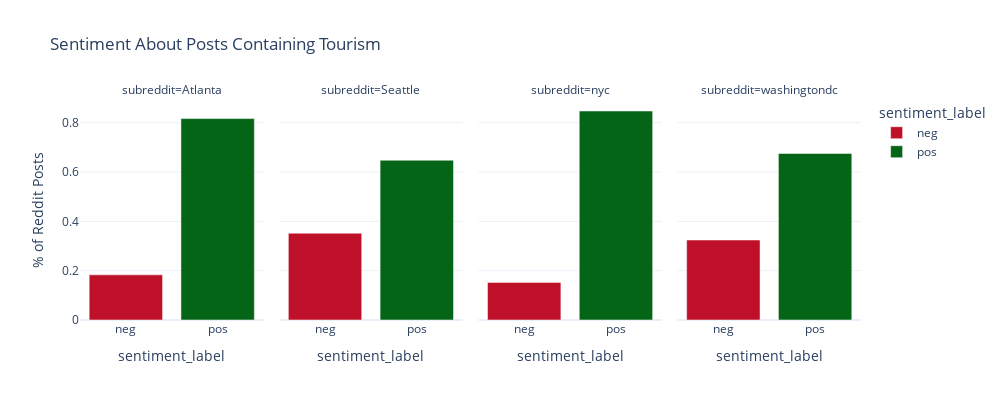

The notebook cell saved with this chart:
### Markdown cell above
### Sentiments Around Tourism / Short-Term Rentals

The last topic surrounding gentrification we wanted to look at was tourism / short-term rentals. Short-term rentals, like Airbnb, that tourists stay at have been accused at making housing crises in gentrified cities even worse due to taking up valuable living space that could be used by long-time residents. We were interested to see what the sentiment breakdowns would look like since on the one hand, long-term residents might have negative sentiment towards tourism, but on the other hand, the visitors themselves may post in these subreddits with positive sentiment. 

What we saw is that posts about tourism were overwhelmingly classified as positive over negative. Surprisingly, New York has the highest proportion of positive over negative sentiments for tourism, with ~ 85% posts about tourism containing positive sentiment. Looking deeper into an example post, we can see that this is because upcoming tourists are generally excited to come visit to the city, as seen below:

> *I’m coming to visit soon and want to know what local beers I should try to pick up while I’m there! I like all kinds, but generally go for hazy IPAs, sours, or stouts. Love trying anything unique or whatever is the local favorite. Thanks! \n\n (Obligatory disclaimer that I won’t be a dumb tourist - no bars, restaurants, etc only hiking and drinking at my airbnb:)*

### Code cell
# data about rentals
tourism_words = ['airbnb', 'vrbo', 'hotel', 'vacation', 'tourism', 'tourist', 'travel', 'bed and breakfast', 'sightsee', 'itinerary', 'short-term rental', 'visiting']
tourism_words = '|'.join(tourism_words)
sent_df.loc[:, 'Post Mentions Tourism'] = (sent_df['title'].fillna('').str.lower() + sent_df['selftext'].fillna('').str.lower()).str.contains(rf'(?:(?<=\s)|(?<=\W)|^){tourism_words}\b')
#print("Number of Posts Mentioning Tourism:\n", sent_df.loc[:, 'Post Mentions Tourism'].value_counts())

value_counts_result = sent_df['Post Mentions Tourism'].value_counts()
sent_t_df_pd = pd.DataFrame({'Tourism posts': value_counts_result.index, 'Count': value_counts_result.values})

fig = go.Figure(data=[go.Table(
    header=dict(values=list(sent_t_df_pd.columns),line_color='darkslategray',
                fill_color='#d69f3c',
                align='left'),
    cells=dict(values=[sent_t_df_pd['Tourism posts'], sent_t_df_pd['Count']],line_color='darkslategray',
               fill_color='#f0d29c',
               align='left')
)])

fig.update_layout(width=800, height=500)
fig.update_layout(title='Number of Posts Mentioning Tourism')
fig.show()

### Figure 1 — Plotly figure (JSON) as saved in the notebook; plotly's stock layout.template omitted (floating-point values rounded to 4 significant figures)
{"data": [{"alignmentgroup": "True", "hovertemplate": "sentiment_label=%{x}<br>subreddit=Atlanta<br>% of Reddit Posts=%{y}<extra></extra>", "legendgroup": "neg", "marker": {"color": "#bf1029", "pattern": {"shape": ""}}, "name": "neg", "offsetgroup": "neg", "orientation": "v", "showlegend": true, "textposition": "auto", "type": "bar", "x": ["neg"], "xaxis": "x", "y": [0.1832], "yaxis": "y"}, {"alignmentgroup": "True", "hovertemplate": "sentiment_label=%{x}<br>subreddit=Seattle<br>% of Reddit Posts=%{y}<extra></extra>", "legendgroup": "neg", "marker": {"color": "#bf1029", "pattern": {"shape": ""}}, "name": "neg", "offsetgroup": "neg", "orientation": "v", "showlegend": false, "textposition": "auto", "type": "bar", "x": ["neg"], "xaxis": "x2", "y": [0.3521], "yaxis": "y2"}, {"alignmentgroup": "True", "hovertemplate": "sentiment_label=%{x}<br>subreddit=nyc<br>% of Reddit Posts=%{y}<extra></extra>", "legendgroup": "neg", "marker": {"color": "#bf1029", "pattern": {"shape": ""}}, "name": "neg", "offsetgroup": "neg", "orientation": "v", "showlegend": false, "textposition": "auto", "type": "bar", "x": ["neg"], "xaxis": "x3", "y": [0.1524], "yaxis": "y3"}, {"alignmentgroup": "True", "hovertemplate": "sentiment_label=%{x}<br>subreddit=washingtondc<br>% of Reddit Posts=%{y}<extra></extra>", "legendgroup": "neg", "marker": {"color": "#bf1029", "pattern": {"shape": ""}}, "name": "neg", "offsetgroup": "neg", "orientation": "v", "showlegend": false, "textposition": "auto", "type": "bar", "x": ["neg"], "xaxis": "x4", "y": [0.3245], "yaxis": "y4"}, {"alignmentgroup": "True", "hovertemplate": "sentiment_label=%{x}<br>subreddit=Atlanta<br>% of Reddit Posts=%{y}<extra></extra>", "legendgroup": "pos", "marker": {"color": "#056517", "pattern": {"shape": ""}}, "name": "pos", "offsetgroup": "pos", "orientation": "v", "showlegend": true, "textposition": "auto", "type": "bar", "x": ["pos"], "xaxis": "x", "y": [0.8168], "yaxis": "y"}, {"alignmentgroup": "True", "hovertemplate": "sentiment_label=%{x}<br>subreddit=Seattle<br>% of Reddit Posts=%{y}<extra></extra>", "legendgroup": "pos", "marker": {"color": "#056517", "pattern": {"shape": ""}}, "name": "pos", "offsetgroup": "pos", "orientation": "v", "showlegend": false, "textposition": "auto", "type": "bar", "x": ["pos"], "xaxis": "x2", "y": [0.6479], "yaxis": "y2"}, {"alignmentgroup": "True", "hovertemplate": "sentiment_label=%{x}<br>subreddit=nyc<br>% of Reddit Posts=%{y}<extra></extra>", "legendgroup": "pos", "marker": {"color": "#056517", "pattern": {"shape": ""}}, "name": "pos", "offsetgroup": "pos", "orientation": "v", "showlegend": false, "textposition": "auto", "type": "bar", "x": ["pos"], "xaxis": "x3", "y": [0.8476], "yaxis": "y3"}, {"alignmentgroup": "True", "hovertemplate": "sentiment_label=%{x}<br>subreddit=washingtondc<br>% of Reddit Posts=%{y}<extra></extra>", "legendgroup": "pos", "marker": {"color": "#056517", "pattern": {"shape": ""}}, "name": "pos", "offsetgroup": "pos", "orientation": "v", "showlegend": false, "textposition": "auto", "type": "bar", "x": ["pos"], "xaxis": "x4", "y": [0.6755], "yaxis": "y4"}], "layout": {"annotations": [{"font": {}, "showarrow": false, "text": "subreddit=Atlanta", "x": 0.1175, "xanchor": "center", "xref": "paper", "y": 1, "yanchor": "bottom", "yref": "paper"}, {"font": {}, "showarrow": false, "text": "subreddit=Seattle", "x": 0.3725, "xanchor": "center", "xref": "paper", "y": 1, "yanchor": "bottom", "yref": "paper"}, {"font": {}, "showarrow": false, "text": "subreddit=nyc", "x": 0.6275, "xanchor": "center", "xref": "paper", "y": 1, "yanchor": "bottom", "yref": "paper"}, {"font": {}, "showarrow": false, "text": "subreddit=washingtondc", "x": 0.8825, "xanchor": "center", "xref": "paper", "y": 1, "yanchor": "bottom", "yref": "paper"}], "barmode": "relative", "height": 400, "legend": {"title": {"text": "sentiment_label"}, "tracegroupgap": 0}, "title": {"text": "Sentiment About Posts Containing Tourism"}, "width": 1000, "xaxis": {"anchor": "y", "categoryarray": ["neg", "pos", "neutral"], "categoryorder": "array", "domain": [0, 0.235], "title": {"text": "sentiment_label"}}, "xaxis2": {"anchor": "y2", "categoryarray": ["neg", "pos", "neutral"], "categoryorder": "array", "domain": [0.255, 0.49], "matches": "x", "title": {"text": "sentiment_label"}}, "xaxis3": {"anchor": "y3", "categoryarray": ["neg", "pos", "neutral"], "categoryorder": "array", "domain": [0.51, 0.745], "matches": "x", "title": {"text": "sentiment_label"}}, "xaxis4": {"anchor": "y4", "categoryarray": ["neg", "pos", "neutral"], "categoryorder": "array", "domain": [0.765, 1.0], "matches": "x", "title": {"text": "sentiment_label"}}, "yaxis": {"anchor": "x", "domain": [0, 1], "title": {"text": "% of Reddit Posts"}}, "yaxis2": {"anchor": "x2", "domain": [0, 1], "matches": "y", "showticklabels": false}, "yaxis3": {"anchor": "x3", "domain": [0, 1], "matches": "y", "showticklabels": false}, "yaxis4": {"anchor": "x4", "domain": [0, 1], "matches": "y", "showticklabels": false}}}
